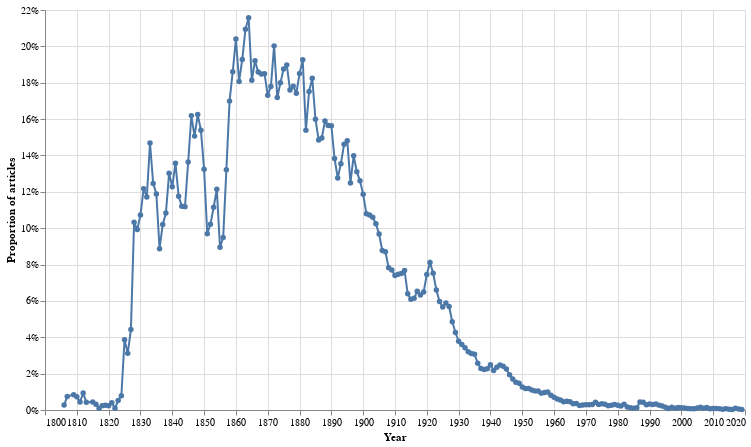

Notebook code for this chart:
### Code cell
alt.Chart(df_ocr_merged).mark_line(point=True).encode(
    x=alt.X("year:Q", axis=alt.Axis(format="c", title="Year")),
    # This time we're showing the proportion (formatted as a percentage) on the Y axis
    y=alt.Y("proportion:Q", axis=alt.Axis(format="%", title="Proportion of articles")),
    tooltip=[
        alt.Tooltip("year:Q", title="Year"),
        alt.Tooltip("proportion:Q", title="Proportion", format="%"),
    ],
).properties(width=700, height=400)

### Figure 1 — Vega-Lite specification as saved in the notebook (floating-point values rounded to 4 significant figures; data arrays with more than 128 entries replaced by an {"elided": "..."} marker saying what was removed)
{"config": {"view": {"continuousWidth": 300, "continuousHeight": 300}}, "data": {"name": "data-3aed7b2c487e6baf437be58d9603dd83"}, "mark": {"type": "line", "point": true}, "encoding": {"tooltip": [{"field": "year", "title": "Year", "type": "quantitative"}, {"field": "proportion", "format": "%", "title": "Proportion", "type": "quantitative"}], "x": {"axis": {"format": "c", "title": "Year"}, "field": "year", "type": "quantitative"}, "y": {"axis": {"format": "%", "title": "Proportion of articles"}, "field": "proportion", "type": "quantitative"}}, "height": 400, "width": 700, "$schema": "https://vega.github.io/schema/vega-lite/v5.20.1.json", "datasets": {"data-3aed7b2c487e6baf437be58d9603dd83": {"elided": "212 records"}}}
